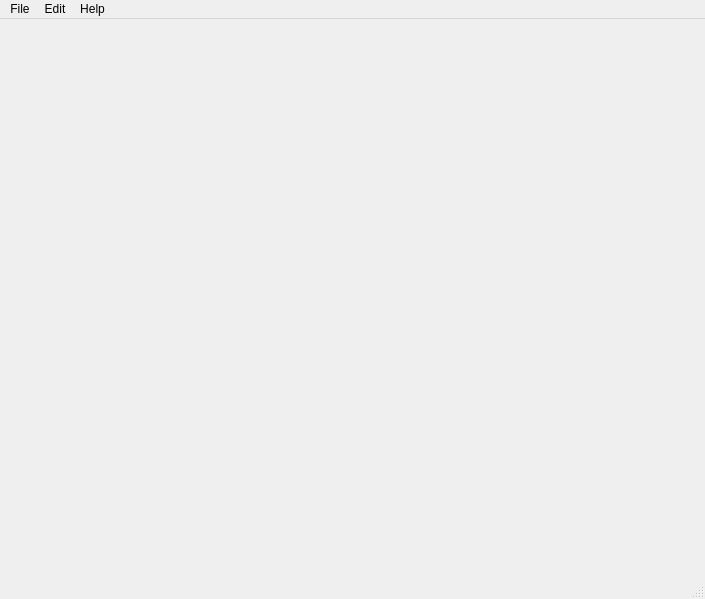
<?xml version="1.0" encoding="UTF-8"?>
<ui version="4.0">
 <class>MainWindow</class>
 <widget class="QMainWindow" name="MainWindow">
  <property name="geometry">
   <rect>
    <x>0</x>
    <y>0</y>
    <width>705</width>
    <height>599</height>
   </rect>
  </property>
  <property name="windowTitle">
   <string>testing sight</string>
  </property>
  <property name="windowIcon">
   <iconset>
    <normaloff>images/eye.png</normaloff>images/eye.png</iconset>
  </property>
  <property name="autoFillBackground">
   <bool>false</bool>
  </property>
  <property name="animated">
   <bool>true</bool>
  </property>
  <property name="unifiedTitleAndToolBarOnMac">
   <bool>false</bool>
  </property>
  <widget class="QWidget" name="centralwidget">
   <property name="sizePolicy">
    <sizepolicy hsizetype="Expanding" vsizetype="Expanding">
     <horstretch>0</horstretch>
     <verstretch>0</verstretch>
    </sizepolicy>
   </property>
   <layout class="QVBoxLayout" name="verticalLayout">
    <item>
     <widget class="QStackedWidget" name="stackedWidget">
      <property name="currentIndex">
       <number>1</number>
      </property>
      <widget class="QWidget" name="page">
       <widget class="QLineEdit" name="lineEdit">
        <property name="geometry">
         <rect>
          <x>330</x>
          <y>260</y>
          <width>113</width>
          <height>20</height>
         </rect>
        </property>
       </widget>
      </widget>
      <widget class="QWidget" name="page_2">
       <layout class="QVBoxLayout" name="verticalLayout_2">
        <item>
         <layout class="QVBoxLayout" name="layoutImg"/>
        </item>
       </layout>
      </widget>
     </widget>
    </item>
   </layout>
  </widget>
  <widget class="QStatusBar" name="statusbar"/>
  <widget class="QMenuBar" name="menuBar">
   <property name="geometry">
    <rect>
     <x>0</x>
     <y>0</y>
     <width>705</width>
     <height>23</height>
    </rect>
   </property>
   <widget class="QMenu" name="menuFile">
    <property name="title">
     <string>File</string>
    </property>
    <addaction name="actionOpen_File"/>
   </widget>
   <widget class="QMenu" name="menuEdit">
    <property name="title">
     <string>Edit</string>
    </property>
    <addaction name="actionZoom"/>
    <addaction name="actionZoom_In"/>
   </widget>
   <widget class="QMenu" name="menuHelp">
    <property name="title">
     <string>Help</string>
    </property>
    <addaction name="actionAbout"/>
   </widget>
   <addaction name="menuFile"/>
   <addaction name="menuEdit"/>
   <addaction name="menuHelp"/>
  </widget>
  <action name="actionOpen_File">
   <property name="text">
    <string>Open File ...</string>
   </property>
  </action>
  <action name="actionZoom">
   <property name="text">
    <string>Zoom Out</string>
   </property>
  </action>
  <action name="actionZoom_In">
   <property name="text">
    <string>Zoom In</string>
   </property>
  </action>
  <action name="actionAbout">
   <property name="text">
    <string>About</string>
   </property>
  </action>
 </widget>
 <resources/>
 <connections/>
</ui>
